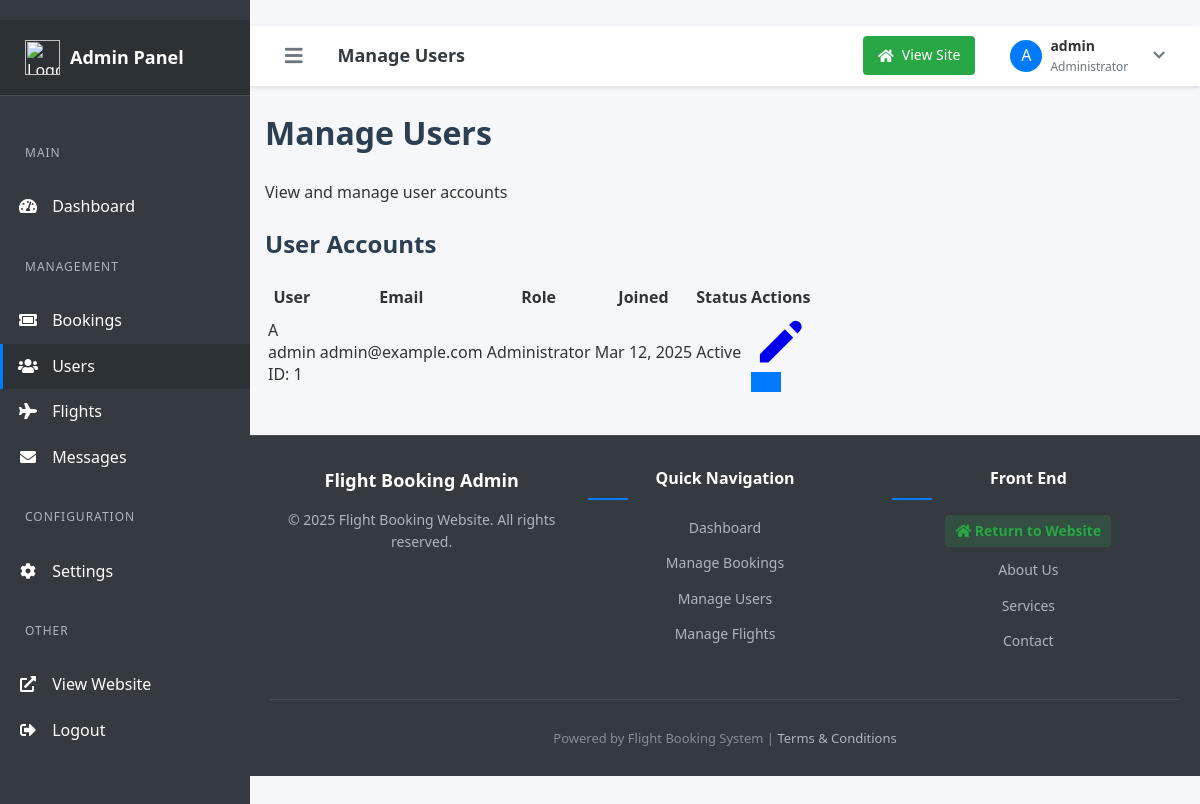
The page /admin/users.php (signed in) on the database its author committed.
### tables this page shows
CREATE TABLE users (
    id INT AUTO_INCREMENT PRIMARY KEY,
    username VARCHAR(50) NOT NULL UNIQUE,
    email VARCHAR(100) NOT NULL UNIQUE,
    password VARCHAR(255) NOT NULL,
    role ENUM('user', 'admin') DEFAULT 'user',
    reset_token VARCHAR(100) NULL,
    token_expiry DATETIME NULL,
    created_at TIMESTAMP DEFAULT CURRENT_TIMESTAMP,
    updated_at TIMESTAMP DEFAULT CURRENT_TIMESTAMP ON UPDATE CURRENT_TIMESTAMP
);

### classes/User.php (called while the page is built, shortened)
<?php
class User {
    protected $db;
    public function __construct($database) {
        $this->db = $database;
    }
    public function getAllUsers() {
        $stmt = $this->db->query("SELECT * FROM users ORDER BY created_at DESC");
        return $stmt->fetchAll(PDO::FETCH_ASSOC);
    }
}

### admin/users.php (the view, shortened to what this page needs)
<?php
require_once '../inc/db.php';
require_once '../classes/User.php';
$userObj = new User($pdo);
$role = isset($_GET['role']) ? $_GET['role'] : 'all';
$users = ($role === 'all') ? $userObj->getAllUsers() : $userObj->getUsersByRole($role);
include 'includes/header.php';
?>
<div class="container mx-auto px-4 py-6">
    <div class="mb-6">
        <h1 class="text-2xl font-bold text-gray-800 mb-2">Manage Users</h1>
        <p class="text-gray-600">View and manage user accounts</p>
    </div>
    <div class="bg-white rounded-lg shadow-sm border border-gray-200 overflow-hidden">
        <div class="px-6 py-4 border-b border-gray-200">
            <h2 class="text-lg font-semibold text-gray-800">User Accounts</h2>
        </div>
        <div class="overflow-x-auto">
            <table class="min-w-full divide-y divide-gray-200">
                <thead class="bg-gray-50">
                    <tr>
                        <th scope="col" class="px-6 py-3 text-left text-xs font-medium text-gray-500 uppercase tracking-wider">User</th>
                        <th scope="col" class="px-6 py-3 text-left text-xs font-medium text-gray-500 uppercase tracking-wider">Email</th>
                        <th scope="col" class="px-6 py-3 text-left text-xs font-medium text-gray-500 uppercase tracking-wider">Role</th>
                        <th scope="col" class="px-6 py-3 text-left text-xs font-medium text-gray-500 uppercase tracking-wider">Joined</th>
                        <th scope="col" class="px-6 py-3 text-left text-xs font-medium text-gray-500 uppercase tracking-wider">Status</th>
                        <th scope="col" class="px-6 py-3 text-right text-xs font-medium text-gray-500 uppercase tracking-wider">Actions</th>
                    </tr>
                </thead>
                <tbody class="bg-white divide-y divide-gray-200">
                    <?php if (empty($users)): ?>
                        <tr>
                            <td colspan="6" class="px-6 py-4 text-center text-sm text-gray-500">No users found matching your criteria.</td>
                        </tr>
                    <?php else: ?>
                        <?php foreach ($users as $index => $user): ?>
                            <tr class="<?php echo $index % 2 === 0 ? 'bg-white' : 'bg-gray-50'; ?> hover:bg-gray-100 transition-colors">
                                <td class="px-6 py-4 whitespace-nowrap">
                                    <div class="flex items-center">
                                        <div class="flex-shrink-0 h-10 w-10">
                                            <div class="h-10 w-10 rounded-full bg-gray-200 flex items-center justify-center text-gray-600">
                                                <?php echo strtoupper(substr($user['username'], 0, 1)); ?>
                                            </div>
                                        </div>
                                        <div class="ml-4">
                                            <div class="text-sm font-medium text-gray-900">
                                                <?php echo htmlspecialchars($user['username']); ?>
                                            </div>
                                            <div class="text-sm text-gray-500">
                                                ID: <?php echo htmlspecialchars($user['id']); ?>
                                            </div>
                                        </div>
                                    </div>
                                </td>
                                <td class="px-6 py-4 whitespace-nowrap text-sm text-gray-500">
                                    <?php echo htmlspecialchars($user['email']); ?>
                                </td>
                                <td class="px-6 py-4 whitespace-nowrap">
                                    <?php if ($user['role'] === 'admin'): ?>
                                        <span class="px-2 py-1 inline-flex text-xs leading-5 font-semibold rounded-full bg-purple-100 text-purple-800">
                                            Administrator
                                        </span>
                                    <?php else: ?>
                                        <span class="px-2 py-1 inline-flex text-xs leading-5 font-semibold rounded-full bg-green-100 text-green-800">
                                            User
                                        </span>
                                    <?php endif; ?>
                                </td>
                                <td class="px-6 py-4 whitespace-nowrap text-sm text-gray-500">
                                    <?php echo date('M j, Y', strtotime($user['created_at'])); ?>
                                </td>
                                <td class="px-6 py-4 whitespace-nowrap">
                                    <span class="px-2 py-1 inline-flex text-xs leading-5 font-semibold rounded-full bg-green-100 text-green-800">
                                        Active
                                    </span>
                                </td>
                                <td class="px-6 py-4 whitespace-nowrap text-right text-sm font-medium">
                                    <div class="flex justify-end space-x-2">
                                        <a href="edit-user.php?id=<?php echo $user['id']; ?>" class="text-blue-600 hover:text-blue-900" title="Edit User">
                                            <svg xmlns="http://www.w3.org/2000/svg" class="h-5 w-5" viewBox="0 0 20 20" fill="currentColor">
                                                <path d="M13.586 3.586a2 2 0 112.828 2.828l-.793.793-2.828-2.828.793-.793zM11.379 5.793L3 14.172V17h2.828l8.38-8.379-2.83-2.828z" />
                                            </svg>
                                        </a>
                                        <button onclick="changeRole(<?php echo $user['id']; ?>, '<?php echo $user['role'] === 'admin' ? 'user' : 'admin'; ?>')" class="text-purple-600 hover:text-purple-900" title="<?php echo $user['role'] === 'admin' ? 'Make Standard User' : 'Make Administrator'; ?>">
                                        </button>
                                    </div>
                                </td>
                            </tr>
                        <?php endforeach; ?>
                    <?php endif; ?>
                </tbody>
            </table>
        </div>
    </div>
</div>
<?php include 'includes/footer.php'; ?>

### assets/css/main.css (style rules this page uses)
body { font-family: Arial, sans-serif; line-height: 1.6; margin: 0; padding: 0; color: #333; background-color: #f9f9f9; }
.container { width: 90%; max-width: 1200px; margin: 0 auto; padding: 20px; }
h1, h2, h3 { color: #2c3e50; }
button { background: #007bff; color: #fff; border: none; padding: 10px 15px; cursor: pointer; }

### assets/css/admin.css (style rules this page uses)
body { background-color: #f4f4f4; font-family: Arial, sans-serif; }

### assets/css/responsive.css (style rules this page uses)
html { box-sizing: border-box; }
*, *::before, *::after { box-sizing: inherit; }
body { margin: 0; font-family: Arial, sans-serif; }
.container { width: 100%; max-width: 1200px; margin: 0 auto; padding: 0 15px; }

### admin/includes/header.php (style rules this page uses)
body { font-family: 'Segoe UI', Tahoma, Geneva, Verdana, sans-serif; background-color: #f5f7fb; margin: 0; padding: 0; color: #333; }

### rows shown on the page
users: username "A", username "admin", id "1", email "admin@example.com", role "Administrator", created_at "Mar 12, 2025"

### other values the page prints
$firstLetter "A"
$_SESSION['username'] "admin"
